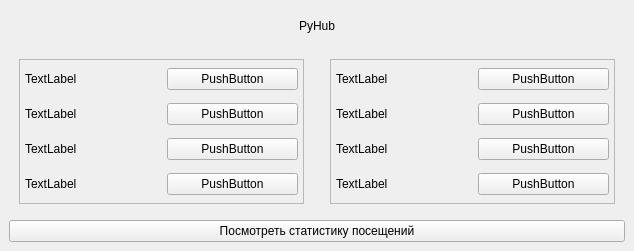
<?xml version="1.0" encoding="UTF-8"?>
<ui version="4.0">
 <class>PyHub</class>
 <widget class="QMainWindow" name="PyHub">
  <property name="geometry">
   <rect>
    <x>0</x>
    <y>0</y>
    <width>634</width>
    <height>251</height>
   </rect>
  </property>
  <property name="windowTitle">
   <string>MainWindow</string>
  </property>
  <widget class="QWidget" name="centralwidget">
   <layout class="QGridLayout" name="gridLayout">
    <item row="0" column="0" colspan="2">
     <layout class="QHBoxLayout" name="horizontalLayout" stretch="0">
      <property name="spacing">
       <number>5</number>
      </property>
      <property name="sizeConstraint">
       <enum>QLayout::SetDefaultConstraint</enum>
      </property>
      <property name="leftMargin">
       <number>10</number>
      </property>
      <property name="topMargin">
       <number>10</number>
      </property>
      <property name="rightMargin">
       <number>10</number>
      </property>
      <property name="bottomMargin">
       <number>10</number>
      </property>
      <item>
       <widget class="QLabel" name="welcome_text">
        <property name="enabled">
         <bool>true</bool>
        </property>
        <property name="text">
         <string>PyHub</string>
        </property>
        <property name="alignment">
         <set>Qt::AlignCenter</set>
        </property>
       </widget>
      </item>
     </layout>
    </item>
    <item row="1" column="0">
     <layout class="QGridLayout" name="gridLayout_2">
      <property name="leftMargin">
       <number>10</number>
      </property>
      <property name="topMargin">
       <number>10</number>
      </property>
      <property name="rightMargin">
       <number>10</number>
      </property>
      <property name="bottomMargin">
       <number>10</number>
      </property>
      <property name="horizontalSpacing">
       <number>10</number>
      </property>
      <property name="verticalSpacing">
       <number>5</number>
      </property>
      <item row="0" column="0">
       <widget class="QScrollArea" name="scrollArea">
        <property name="widgetResizable">
         <bool>true</bool>
        </property>
        <widget class="QWidget" name="scrollAreaWidgetContents">
         <property name="geometry">
          <rect>
           <x>0</x>
           <y>0</y>
           <width>283</width>
           <height>141</height>
          </rect>
         </property>
         <layout class="QGridLayout" name="gridLayout_3" rowstretch="0,0,0,0">
          <property name="leftMargin">
           <number>5</number>
          </property>
          <property name="topMargin">
           <number>5</number>
          </property>
          <property name="rightMargin">
           <number>5</number>
          </property>
          <property name="bottomMargin">
           <number>5</number>
          </property>
          <property name="spacing">
           <number>10</number>
          </property>
          <item row="0" column="0">
           <widget class="QLabel" name="nameapp1">
            <property name="text">
             <string>TextLabel</string>
            </property>
           </widget>
          </item>
          <item row="2" column="0">
           <widget class="QLabel" name="nameapp3">
            <property name="text">
             <string>TextLabel</string>
            </property>
           </widget>
          </item>
          <item row="1" column="1">
           <widget class="QPushButton" name="pushButton_2">
            <property name="text">
             <string>PushButton</string>
            </property>
           </widget>
          </item>
          <item row="0" column="1">
           <widget class="QPushButton" name="pushButton">
            <property name="text">
             <string>PushButton</string>
            </property>
           </widget>
          </item>
          <item row="2" column="1">
           <widget class="QPushButton" name="pushButton_3">
            <property name="text">
             <string>PushButton</string>
            </property>
           </widget>
          </item>
          <item row="1" column="0">
           <widget class="QLabel" name="nameapp2">
            <property name="text">
             <string>TextLabel</string>
            </property>
           </widget>
          </item>
          <item row="3" column="0">
           <widget class="QLabel" name="nameapp4">
            <property name="text">
             <string>TextLabel</string>
            </property>
           </widget>
          </item>
          <item row="3" column="1">
           <widget class="QPushButton" name="pushButton_4">
            <property name="text">
             <string>PushButton</string>
            </property>
           </widget>
          </item>
         </layout>
        </widget>
       </widget>
      </item>
     </layout>
    </item>
    <item row="1" column="1">
     <layout class="QGridLayout" name="gridLayout_5">
      <property name="leftMargin">
       <number>10</number>
      </property>
      <property name="topMargin">
       <number>10</number>
      </property>
      <property name="rightMargin">
       <number>10</number>
      </property>
      <property name="bottomMargin">
       <number>10</number>
      </property>
      <property name="horizontalSpacing">
       <number>10</number>
      </property>
      <property name="verticalSpacing">
       <number>5</number>
      </property>
      <item row="0" column="0">
       <widget class="QScrollArea" name="scrollArea_2">
        <property name="widgetResizable">
         <bool>true</bool>
        </property>
        <widget class="QWidget" name="scrollAreaWidgetContents_2">
         <property name="geometry">
          <rect>
           <x>0</x>
           <y>0</y>
           <width>283</width>
           <height>141</height>
          </rect>
         </property>
         <layout class="QGridLayout" name="gridLayout_6" rowstretch="0,0,0,0">
          <property name="leftMargin">
           <number>5</number>
          </property>
          <property name="topMargin">
           <number>5</number>
          </property>
          <property name="rightMargin">
           <number>5</number>
          </property>
          <property name="bottomMargin">
           <number>5</number>
          </property>
          <property name="spacing">
           <number>10</number>
          </property>
          <item row="0" column="0">
           <widget class="QLabel" name="nameapp2_1">
            <property name="text">
             <string>TextLabel</string>
            </property>
           </widget>
          </item>
          <item row="2" column="0">
           <widget class="QLabel" name="nameapp2_3">
            <property name="text">
             <string>TextLabel</string>
            </property>
           </widget>
          </item>
          <item row="1" column="1">
           <widget class="QPushButton" name="pushButton_5">
            <property name="text">
             <string>PushButton</string>
            </property>
           </widget>
          </item>
          <item row="0" column="1">
           <widget class="QPushButton" name="pushButton_6">
            <property name="text">
             <string>PushButton</string>
            </property>
           </widget>
          </item>
          <item row="2" column="1">
           <widget class="QPushButton" name="pushButton_7">
            <property name="text">
             <string>PushButton</string>
            </property>
           </widget>
          </item>
          <item row="1" column="0">
           <widget class="QLabel" name="nameapp2_2">
            <property name="text">
             <string>TextLabel</string>
            </property>
           </widget>
          </item>
          <item row="3" column="0">
           <widget class="QLabel" name="nameapp2_4">
            <property name="text">
             <string>TextLabel</string>
            </property>
           </widget>
          </item>
          <item row="3" column="1">
           <widget class="QPushButton" name="pushButton_8">
            <property name="text">
             <string>PushButton</string>
            </property>
           </widget>
          </item>
         </layout>
        </widget>
       </widget>
      </item>
     </layout>
    </item>
    <item row="2" column="0" colspan="2">
     <layout class="QHBoxLayout" name="horizontalLayout_2">
      <item>
       <widget class="QPushButton" name="statbutton">
        <property name="text">
         <string>Посмотреть статистику посещений</string>
        </property>
       </widget>
      </item>
     </layout>
    </item>
   </layout>
  </widget>
 </widget>
 <resources/>
 <connections/>
</ui>
